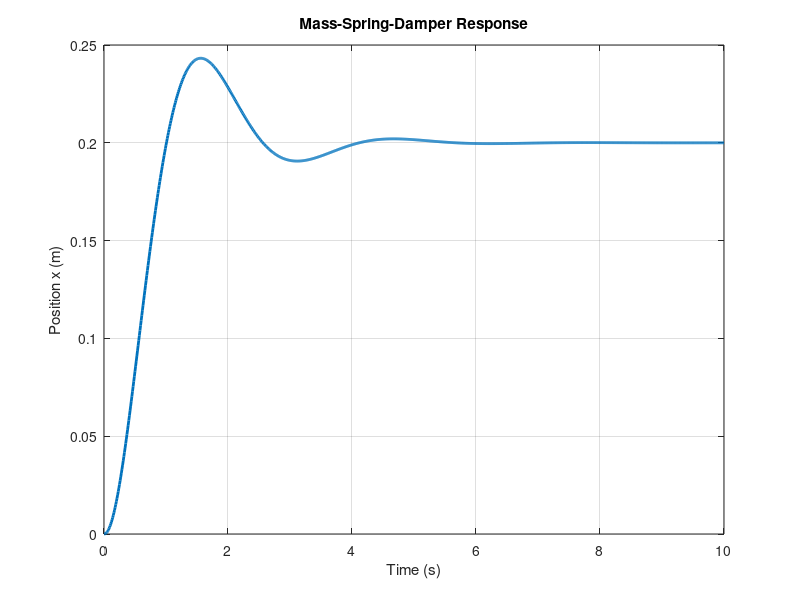

MATLAB code for this plot:
clear;
clc;
close all;

% Parameters
m = 1;
c = 2;
k = 5;

% Simulation
t = 0:0.01:10;
dt = 0.01;

% Input force
F = ones(size(t));

% States
x = zeros(size(t));       % Position
v = zeros(size(t));       % Velocity

% Numerical integration
for n = 1:length(t)-1

    acceleration = (F(n) - c*v(n) - k*x(n))/m;

    v(n+1) = v(n) + acceleration*dt;

    x(n+1) = x(n) + v(n)*dt;

end

% Plot position
plot(t,x,'LineWidth',2);
grid on;

xlabel('Time (s)');
ylabel('Position x (m)');
title('Mass-Spring-Damper Response');
